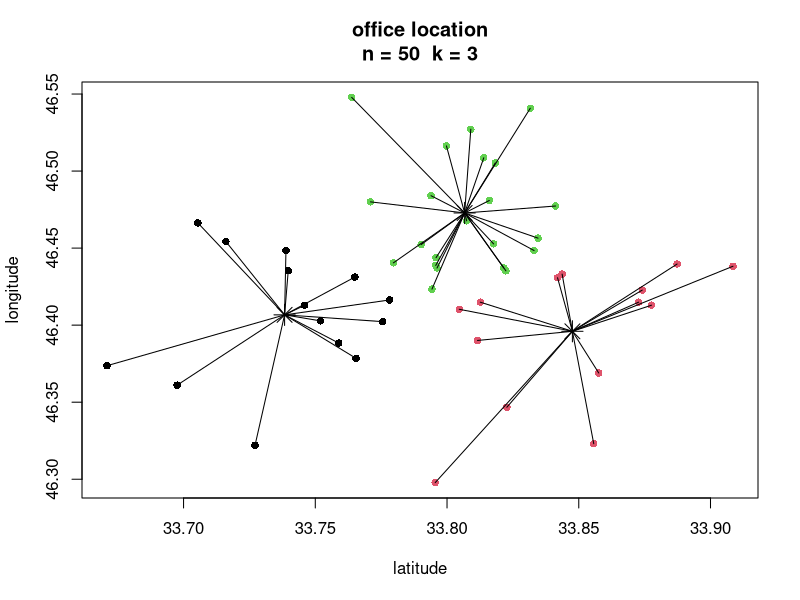

Write the R code that produced this figure.
km <- function(x,k){
  
  n <- nrow(x)
  
  dis <- function(a,b){
    sqrt((a[1]-b[1])^2 + (a[2]-b[2])^2)
  }
  
  centers <- x[sample(1:n,k),]
  
  clust <- rep(0,n)
  
  itr <- 0
  
  repeat{
    itr <- itr + 1
    
    oldclust <- clust
    
    for(i in 1:n){
      
      distance <- rep(0,k)
      
      for(j in 1:k){
        
        distance[j] <- dis(x[i,],centers[j,])}
      
      clust[i] <- which.min(distance)}
    
    newcenters <- matrix(0,k,2)
    
    for(j in 1:k){
      
      cluster_points <- x[clust==j,]
      
      if(nrow(cluster_points)>0){
        
        newcenters[j,1] <- mean(cluster_points[,1])
        
        newcenters[j,2] <- mean(cluster_points[,2])
        
      }
      else{
        
        newcenters[j,] <- centers[j,]
        
      }
      
    }
    
    
    centers <- newcenters
    
    if(all(oldclust==clust)){
      break
    }
    
  }
  
  size <- numeric(k)
  
  for(i in 1:k){
    
    size[i] <- sum(clust==i)
    
  }
  
  clustdata <- list()
  
  
  for(i in 1:k){
    
    clustdata[[i]] <- x[clust==i,]
    
  }
  
  plot(x,
       col=clust,
       pch=16,
       ylab="longitude",
       xlab="latitude",
       main=paste("office location\nn =",n," k =",k))
  
  
  points(centers,
         pch=8,
         cex=2)
  
  
  for(i in 1:n){
    
    segments(x[i,1],
             x[i,2],
             centers[clust[i],1],
             centers[clust[i],2])
    
  }
  
  return(list(
    clustdata=clustdata,
    clust=clust,
    centers=centers,
    size=size,
    itr=itr
  ))
  
}


x <- cbind(matrix(rnorm(50, mean = 33.8000, sd =
.05), ncol =1),matrix(rnorm(50, mean = 46.4333,
sd = .05), ncol = 1))
km(x,3)
